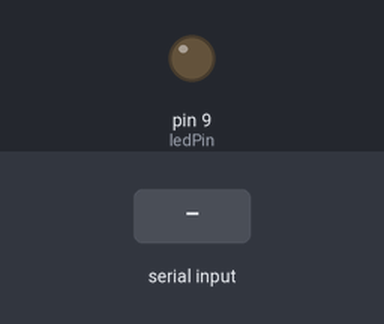
Simulated run of this sketch. Board: Arduino Uno, built with avr-gcc and run on an emulated ATmega328P. Shown: output pins drawn as LEDs (lit = HIGH). The test bench sets the inputs (shaded band).

Above: at 1.2 s.
1.3 s: "90,45\n" received over Serial
At 1.9 s:
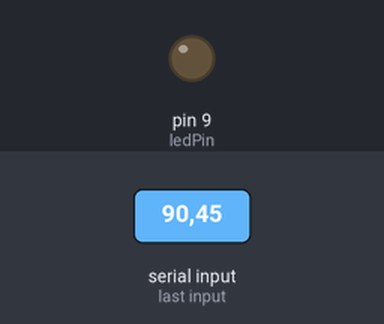
2.8 s: "30,150\n" received over Serial
At 4.0 s:
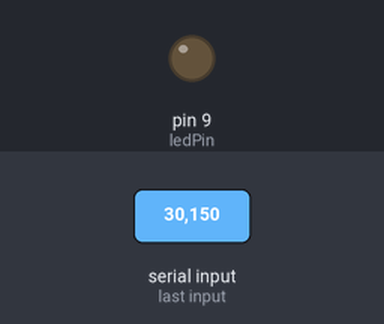
4.3 s: "200\n" received over Serial
At 5.3 s:
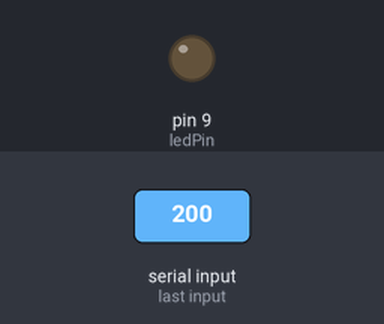
Timing chart, 0 to 7.3 s (numbered marks = the images above; inputs shaded):
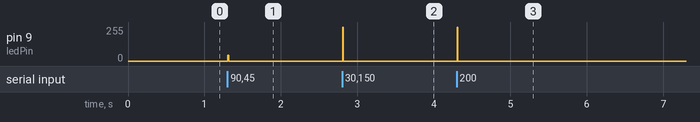

The sketch:

SerialRead.ino
```cpp
/*
 *  Serial Read - Reading serial data and setting analog pin to value
 *
 *  @author Gareth Foote
 */

const int ledPin = 9;

void setup() {
  Serial.begin(9600);
  Serial.setTimeout(10);
  pinMode(ledPin, OUTPUT);
}

void loop() {
  // Check if serial port is being sent data
  if(Serial.available() > 0){
    // Convert to an integer (int)
    char input = Serial.parseInt();
    analogWrite(ledPin, input);
  }
}
```

Measured:
- after the input at 1.3 s, pin 9 (ledPin): 0/255 → 45/255 at once, → 0/255 0.01 s later
- after the input at 2.8 s, pin 9 (ledPin): 0/255 → 255/255 at once, → 0/255 0.01 s later
- after the input at 4.3 s, pin 9 (ledPin): 0/255 → 255/255 at once, → 0/255 0.01 s later
